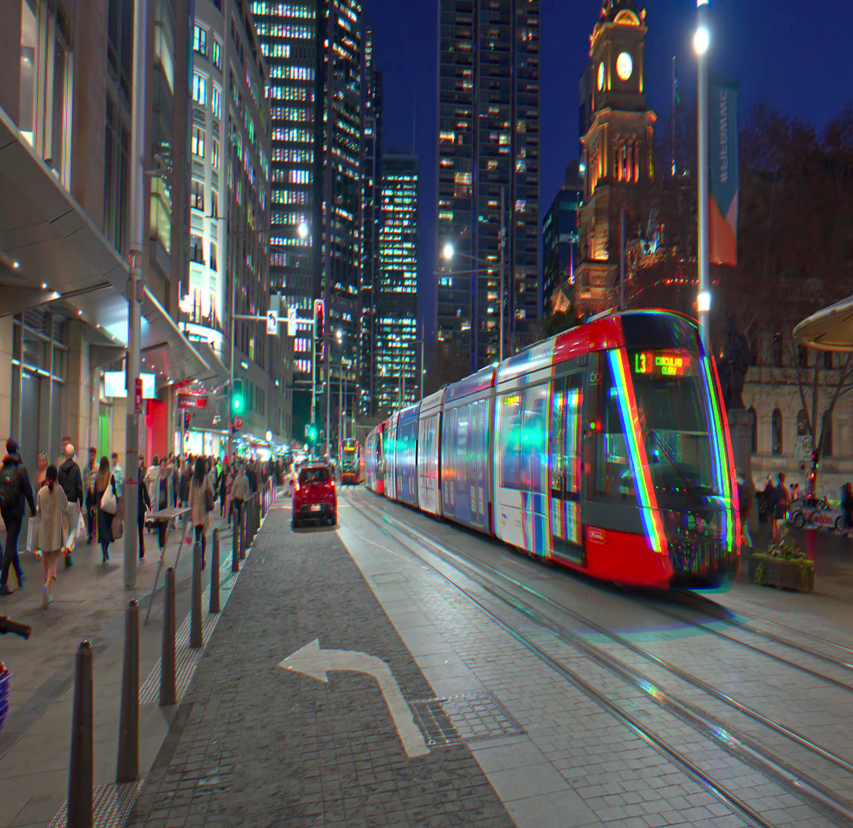
#> input picture test.PNG, 853 x 828 px, shrunk from 993 x 964 before the run, found by its file name
$ python optflow_test.py
#> lines starting #> are read from the running program, lines starting #| are printed output that depends on the picture
### src/image_processing_package/opt_flow.py
import cv2
import numpy as np
from matplotlib import pyplot as plt
from concurrent.futures import ThreadPoolExecutor
import multiprocessing as mp
from skimage.transform import PiecewiseAffineTransform, warp

# ---------------- GPU Optical Flow Wrapper ---------------- #
class Flow:
    def __init__(self,numbItterations=2, tau=4, lambda_=0.5, theta=0.06, epsilon=1e-3):
        self.tvl1 = cv2.cuda.OpticalFlowDual_TVL1.create()
        self.tvl1 .setNumIterations(numbItterations)
        self.tvl1 .setTau(tau)
        self.tvl1 .setLambda(lambda_)
        self.tvl1 .setTheta(theta)
        self.tvl1 .setEpsilon(epsilon)

    # [15 lines left out: function compute_flow, not called in this run]

class FlowGPU:

    # [77 lines left out: functions coarse_mesh_registration_gpu, fine_registration_gpu, compute_histogram, optical_flow_impl_gpu_parallel, not called in this run]


### Test/optflow_test.py
from image_processing_package.opt_flow import Flow
import numpy as np
import cv2
def test_compute_flow():
    #reading test image
    image=cv2.imread("test.PNG")
#> image is the input picture: shape (828, 853, 3); mean B, G, R 86.3, 83.5, 83.6
    b,g,r = cv2.split(image)
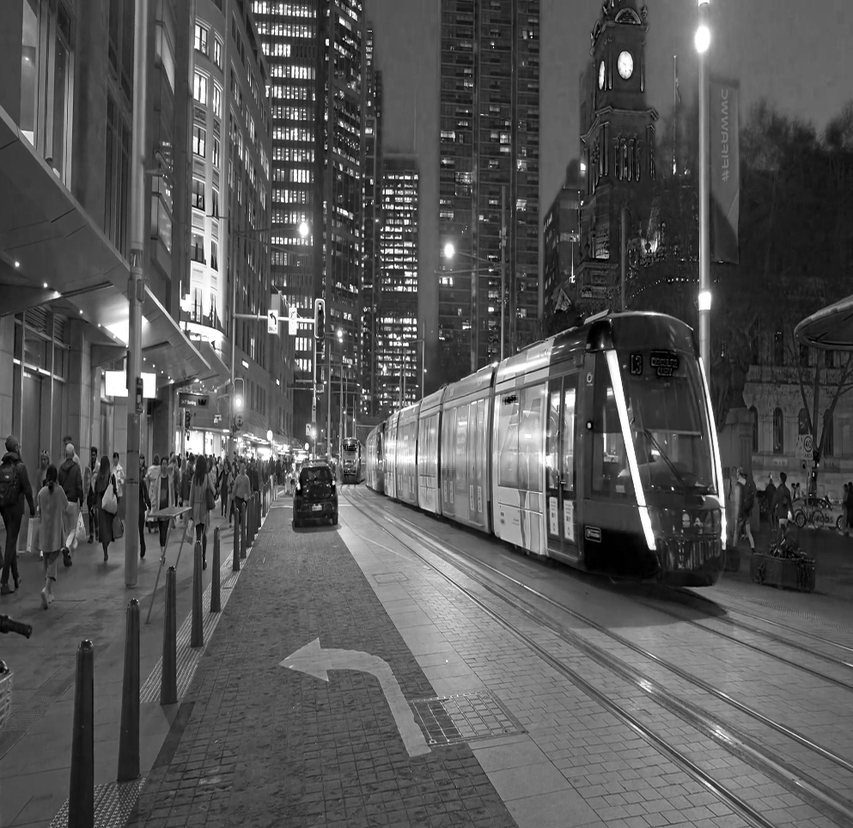
#> b: shape (828, 853); min 0, max 255, mean 86.3
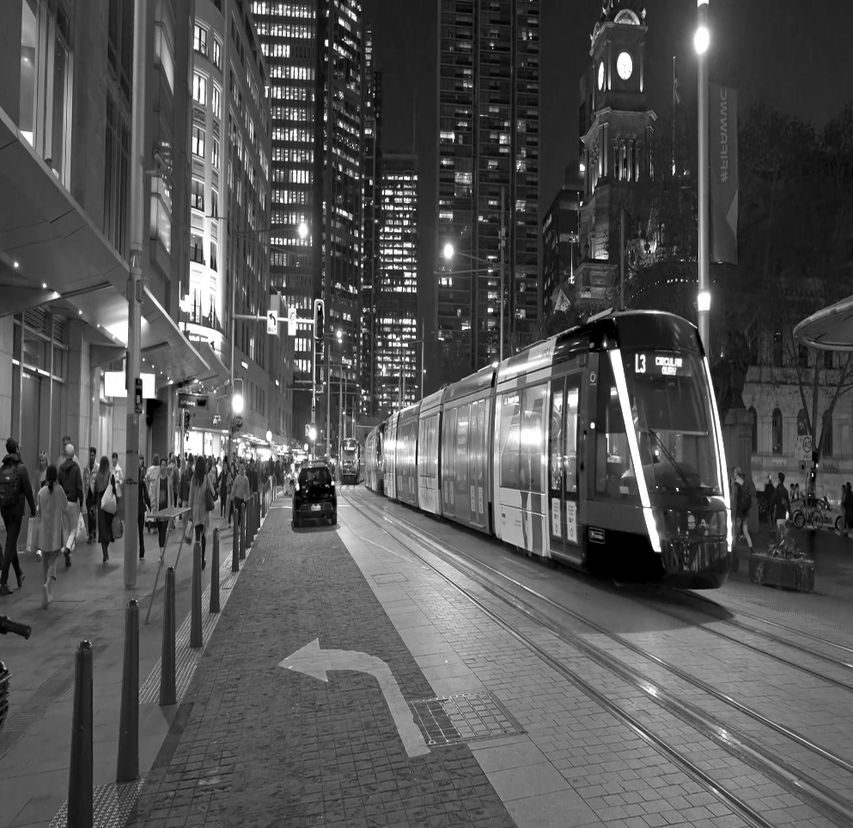
#> g: shape (828, 853); min 0, max 255, mean 83.5
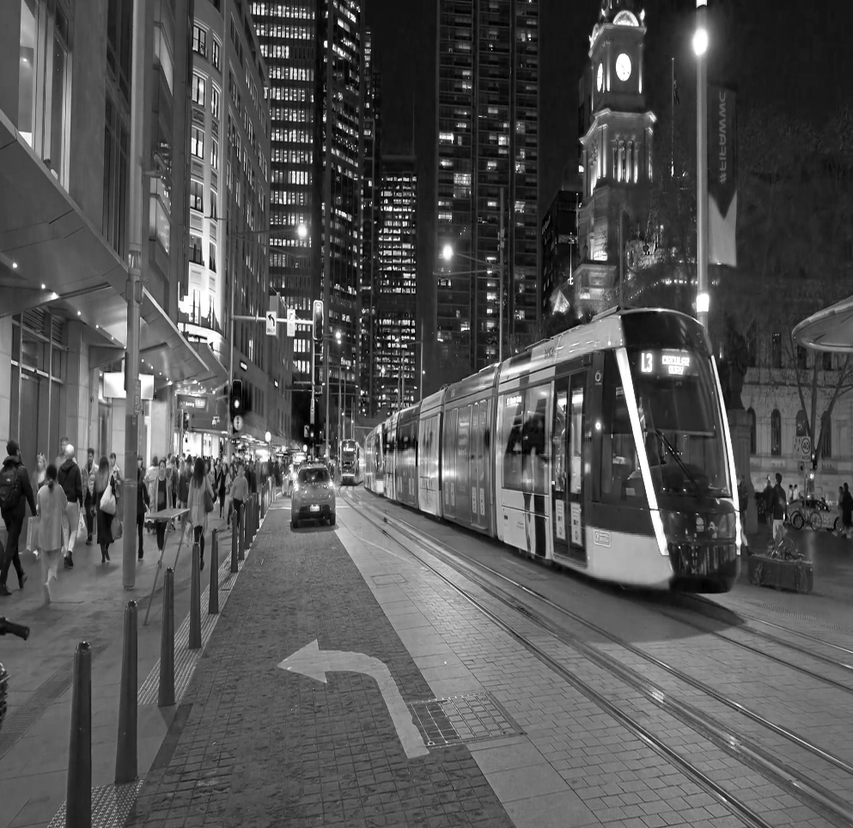
#> r: shape (828, 853); min 0, max 255, mean 83.6
    print("b shape",b.shape)
#| b shape (828, 853)
    print("g shape",g.shape)
#| g shape (828, 853)
    print("r shape",r.shape)
#| r shape (828, 853)
    fl_obj = Flow()
    #computing flow
    flow1 = fl_obj.compute_flow([np.copy(b),np.copy(g)])
    flow2 = fl_obj.compute_flow([np.copy(b),np.copy(r)])
    #applying transformation
    transformed1 = fl_obj.apply_transformation(np.copy(g),flow1)
    transformed2 = fl_obj.apply_transformation(np.copy(r),flow2)
    print("transformed2 shape",transformed2)
    # Converting transformed images to uint8
    transformed1 = (transformed1 * 255).clip(0, 255).astype(np.uint8)
    transformed2 = (transformed2 * 255).clip(0, 255).astype(np.uint8)
    print("transformed1 shape",transformed1)


    #merging images
    merged_image = cv2.merge([b, transformed1, transformed2])
    # Display the merged image
    cv2.imshow('Merged Image', merged_image)
    cv2.waitKey(0)
    cv2.destroyAllWindows()

    cv2.imshow('Transformed 1', transformed1)
    cv2.waitKey(0)
    cv2.destroyAllWindows()

    cv2.imshow('Transformed 2', transformed2)
    cv2.waitKey(0)
    cv2.destroyAllWindows()

if __name__ == "__main__":
#> (the run stopped early here; a loop or call above may not have finished)
